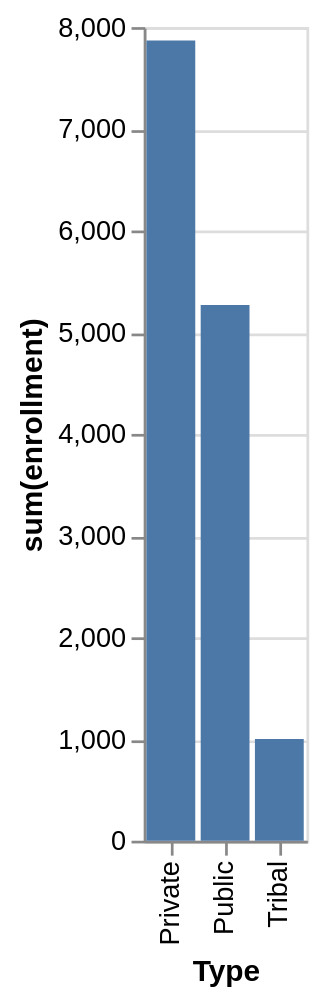

Specify this chart in Vega-Lite:
### Vega-Lite specification from a JSON file in a GitHub repository (floating-point values rounded to 4 significant figures)
{"data": {"values": [{"x_data": "Private", "y_data": 7868}, {"x_data": "Public", "y_data": 5267}, {"x_data": "Tribal", "y_data": 1000}]}, "mark": "bar", "encoding": {"x": {"field": "x_data", "type": "nominal", "title": "Type", "sort": "ascending"}, "y": {"field": "y_data", "type": "quantitative", "title": "sum(enrollment)"}}}
